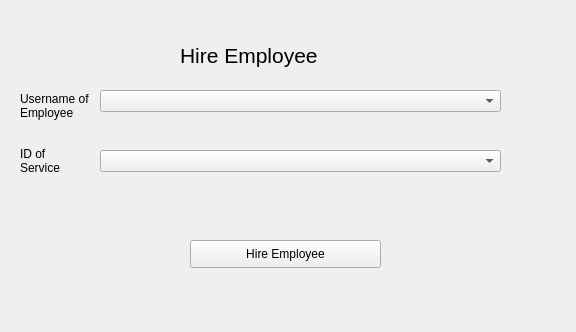
<?xml version="1.0" encoding="UTF-8"?>
<ui version="4.0">
 <class>Form</class>
 <widget class="QWidget" name="Form">
  <property name="geometry">
   <rect>
    <x>0</x>
    <y>0</y>
    <width>576</width>
    <height>332</height>
   </rect>
  </property>
  <property name="windowTitle">
   <string>Form</string>
  </property>
  <widget class="QLabel" name="label">
   <property name="geometry">
    <rect>
     <x>180</x>
     <y>-20</y>
     <width>321</width>
     <height>151</height>
    </rect>
   </property>
   <property name="font">
    <font>
     <pointsize>16</pointsize>
    </font>
   </property>
   <property name="text">
    <string>Hire Employee</string>
   </property>
  </widget>
  <widget class="QPushButton" name="HireEmployee">
   <property name="geometry">
    <rect>
     <x>190</x>
     <y>240</y>
     <width>191</width>
     <height>28</height>
    </rect>
   </property>
   <property name="text">
    <string>Hire Employee</string>
   </property>
  </widget>
  <widget class="QComboBox" name="EmployeeUsername">
   <property name="geometry">
    <rect>
     <x>100</x>
     <y>90</y>
     <width>401</width>
     <height>22</height>
    </rect>
   </property>
  </widget>
  <widget class="QLabel" name="label_2">
   <property name="geometry">
    <rect>
     <x>20</x>
     <y>90</y>
     <width>81</width>
     <height>31</height>
    </rect>
   </property>
   <property name="text">
    <string>Username of
Employee</string>
   </property>
  </widget>
  <widget class="QLabel" name="label_4">
   <property name="geometry">
    <rect>
     <x>20</x>
     <y>140</y>
     <width>71</width>
     <height>41</height>
    </rect>
   </property>
   <property name="text">
    <string>ID of
Service</string>
   </property>
  </widget>
  <widget class="QComboBox" name="ServiceID">
   <property name="geometry">
    <rect>
     <x>100</x>
     <y>150</y>
     <width>401</width>
     <height>22</height>
    </rect>
   </property>
  </widget>
 </widget>
 <resources/>
 <connections/>
</ui>
